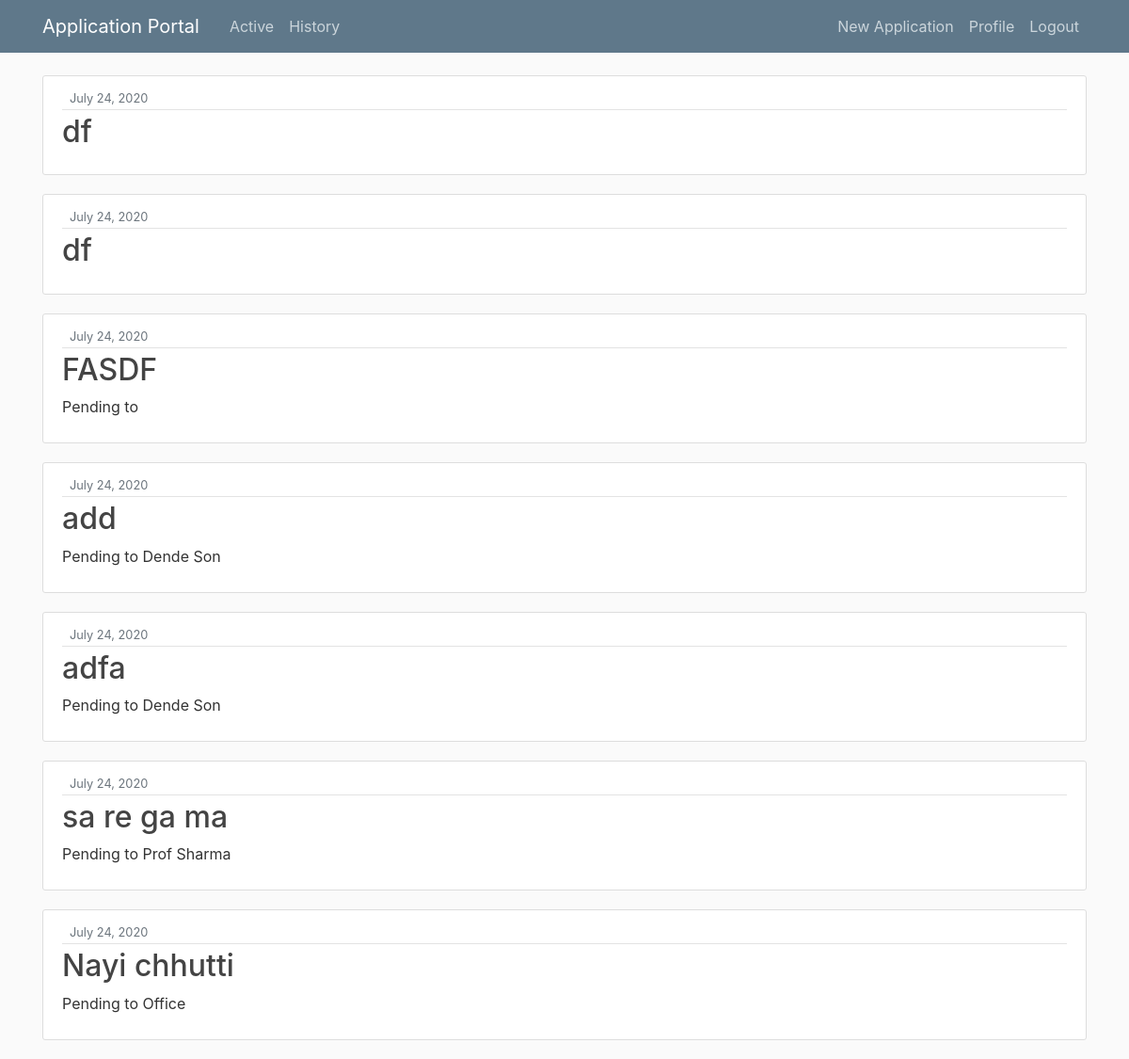
Screenshot of /active/ (signed in) with the database file from the repository.
### blog/models.py (models this page shows, shortened)
class Application(models.Model):
    title = models.CharField(max_length=100)
    content = models.TextField()
    status = models.TextField()
    attached_file = models.FileField(default='defaultFile.png', upload_to='attached_files')
    date_applied = models.DateTimeField(default=timezone.now)
    author = models.ForeignKey(User, on_delete=models.CASCADE)
    receiver1 = models.EmailField(max_length=100)
    receiver2 = models.EmailField(max_length=100)
    done = models.BooleanField(default=False)

### blog/views.py (the view)
# urls.py: path('active/', views.ApplicationListView.as_view(), name='active-list'),
class ApplicationListView(ListView, LoginRequiredMixin):
    model = Application
    template_name = 'blog/active.html'
    context_object_name = 'applications'
    ordering = ['-date_applied']
    @method_decorator(login_required)
    def dispatch(self, *args, **kwargs):
        return super(ApplicationListView, self).dispatch(*args, **kwargs)
    def get_queryset(self):
        return Application.objects.filter(author=self.request.user, done=False)

### blog/templates/blog/active.html (shortened to what this page needs)
{% extends 'blog/base.html' %}
{% block content %}
    {% for application in applications %}
        <article class="media content-section">
          <div class="media-body">
            <div class="article-metadata">
              <small class="text-muted">{{ application.date_applied|date:"F d, Y" }}</small>
            </div>
            <h2><a class="article-title" href="{% url 'application-detail' application.id %}">{{ application.title }}</a></h2>
            <p class="article-content">{{ application.status }}</p>
          </div>
        </article>
    {% endfor %}
{% endblock content %}l>

### blog/static/blog/main.css (style rules this page uses)
body { background: #fafafa; color: #333333; margin-top: 5rem; }
h1, h2, h3, h4, h5, h6 { color: #444444; }
.content-section { background: #ffffff; padding: 10px 20px; border: 1px solid #dddddd; border-radius: 3px; margin-bottom: 20px; }
.article-title { color: #444444; }
.article-content { white-space: pre-line; }
.article-metadata { padding-bottom: 1px; margin-bottom: 4px; border-bottom: 1px solid #e3e3e3 }

### rows the page displays
Application: date_applied "July 24, 2020", title "df"
Application: date_applied "July 24, 2020", title "df"
Application: date_applied "July 24, 2020", title "FASDF", status "Pending to"
Application: date_applied "July 24, 2020", title "add", status "Pending to Dende Son"
Application: date_applied "July 24, 2020", title "adfa", status "Pending to Dende Son"
Application: date_applied "July 24, 2020", title "sa re ga ma", status "Pending to Prof Sharma"
Application: date_applied "July 24, 2020", title "Nayi chhutti", status "Pending to Office"
